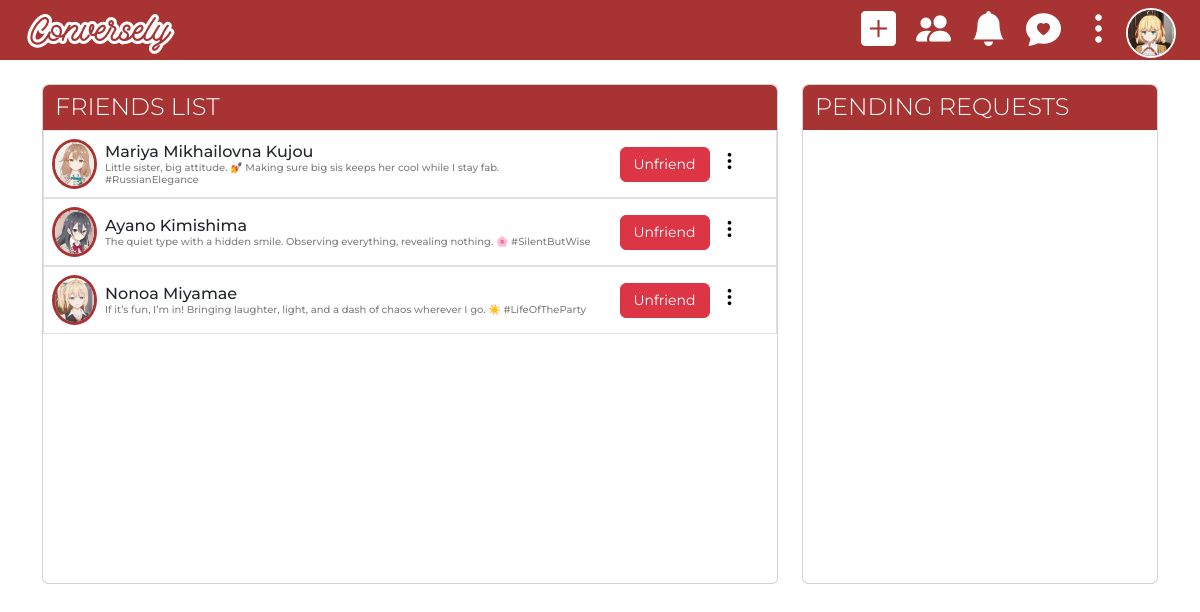
The page /friends.php on the database its author committed.
### tables this page shows
CREATE TABLE `userinfo` (
  `userInfoID` int(11) NOT NULL,
  `username` varchar(50) NOT NULL,
  `firstName` varchar(50) NOT NULL,
  `lastName` varchar(50) NOT NULL,
  `profilePicture` varchar(100) NOT NULL,
  `bio` varchar(100) NOT NULL,
  `userID` int(11) NOT NULL,
  `addressID` int(11) NOT NULL
);

### connect.php (called while the page is built, shortened)
<?php
  function executeQuery($query){
    $conn = $GLOBALS['conn'];
    return mysqli_query($conn, $query);
  }
?>

### friends.php (the view, shortened to what this page needs)
<?php
include('navbar.php');
$listAllFriends = "SELECT * FROM userInfo LEFT JOIN friends ON (friends.requesterID = userInfo.userInfoID OR friends.requesteeID = userInfo.userInfoID) WHERE (status = 'accepted' AND (requesterID = {$_SESSION['requesterID']} OR requesteeID = {$_SESSION['requesterID']}))AND NOT userInfo.userInfoID = {$_SESSION['requesterID']} GROUP BY userInfoID;";
$showFriendsList = executeQuery($listAllFriends);
?>
<!doctype html>
<html lang="en">
<head>
    <link href="https://cdn.jsdelivr.net/npm/bootstrap@5.3.3/dist/css/bootstrap.min.css" rel="stylesheet"
>
    <link href="assets/css/friends.css" rel="stylesheet">
</head>
<body>
    <div class="container">
        <div class="row my-4">
            <div class="friend-list col-12 col-lg-8 mb-5">
                <div class="card">
                    <div class="container p-0">
                        <div class="header row w-100 m-0">
                            <h2 class="text-white">FRIENDS LIST</h2>
                        </div>
                        <div class="list row m-0 w-100">
                            <div class="container-fluid">
                                <?php
                                if (mysqli_num_rows($showFriendsList) > 0) {
                                    while ($userInfo = mysqli_fetch_assoc($showFriendsList)) {
                                        ?>
                                        <div class="row border d-flex align-items-center">
                                            <div class="picture col-3 col-sm-2 col-md-2 col-xl-1 p-0 ">
                                                <div class="profile-picture m-2">
                                                    <img src="assets/userProfilePictures/<?php echo $userInfo['profilePicture'] ?>"
                                                        alt="<?php echo $userInfo['firstName'] . ' ' . $userInfo['lastName'] ?>'s Profile Picture"
                                                        class="p-0">
                                                </div>
                                            </div>
                                            <div class="col-5 col-sm-7 col-md-6 col-xl-8 p-0">
                                                <div class="flex-column">
                                                    <div class="d-flex align-items-center">
                                                        <h3 class="full-name m-0 me-2">
                                                            <?php echo $userInfo['firstName'] . ' ' . $userInfo['lastName']; ?>
                                                        </h3>
                                                    </div>
                                                    <h6 class="bio m-0"><?php echo $userInfo['bio']; ?></h6>
                                                </div>
                                            </div>
                                            <div class="col-4 col-sm-3 col-md-4 col-xl-3 p-0 d-flex justify-content-center">
                                                <button type="button" class="btn btn-danger btn-unfriend" data-bs-toggle="modal"
                                                    data-bs-target="#staticBackdrop<?php echo $userInfo['userInfoID'] ?>">
                                                    Unfriend
                                                </button>
                                                <div class="dropend">
                                                    <i class="bi bi-three-dots-vertical text-black fs-5 py-auto"
                                                        data-bs-toggle="dropdown" aria-expanded="false"></i>
                                                </div>
                                            </div>
                                        </div>
                                    <?php
                                    }
                                }
                                ?>
                            </div>
                        </div>
                    </div>
                </div>
            </div>
            <div class="pending-requests col-12 col-lg-4 mb-5">
                <div class="card">
                    <div class="container p-0">
                        <div class="header row w-100 m-0">
                            <h2 class="text-white">PENDING REQUESTS</h2>
                        </div>
                    </div>
                </div>
            </div>
        </div>
    </div>
</body>
</html>

### navbar.php (shortened to what this page needs)
<?php
include('connect.php');
$profilePicQuery = "SELECT profilePicture FROM userinfo WHERE userInfoID = {$_SESSION['requesterID']}";
$data = executeQuery($profilePicQuery);
?>
<!doctype html>
<html lang="en">
<head>
    <link href="https://cdn.jsdelivr.net/npm/bootstrap@5.3.3/dist/css/bootstrap.min.css" rel="stylesheet"
>
    <link rel="stylesheet" href="https://cdn.jsdelivr.net/npm/bootstrap-icons@1.10.5/font/bootstrap-icons.css">
    <link href="assets/css/navbar.css" rel="stylesheet">
</head>
<body>
    <nav class="navbar p-0">
        <div class="container-fluid">
            <div class="row w-100">
                <div class="col-12 col-sm-4 col-md-6 text-start p-0 branding">
                    <a class="navbar-brand" href="index.php"><img src="assets/img/conversly.png" class="logo"
                            alt="Conversly Logo"></a>
                </div>
                <div class="col-12 col-sm-8 col-md-6 text-end menu p-0">
                    <a href="#"><i class="bi bi-plus-square-fill" data-bs-toggle="popover" data-bs-placement="bottom"
                            data-bs-content="Add new content"></i></a>
                    <a href="friends.php"><i class="bi bi-people-fill" data-bs-toggle="popover"
                            data-bs-placement="bottom" data-bs-content="View friends"></i></a>
                    <a href="#"><i class="bi bi-bell-fill" data-bs-toggle="popover" data-bs-placement="bottom"
                            data-bs-content="View notifications"></i></a>
                    <a href="#"><i class="bi bi-chat-heart-fill" data-bs-toggle="popover" data-bs-placement="bottom"
                            data-bs-content="Messages"></i></a>
                    <a href="#"><i class="bi bi-three-dots-vertical" data-bs-toggle="popover" data-bs-placement="bottom"
                            data-bs-content="More options"></i></a>
                    <?php if (mysqli_num_rows($data) > 0) {
                        while ($userInfo = mysqli_fetch_assoc($data)) {
                            ?>
                            <a href="#"><img src="assets/userProfilePictures/<?php echo $userInfo['profilePicture'] ?> "
                                    class="profilePic"></a>
                            <?php
                        }
                    }
                    ?>
                </div>
            </div>
        </div>
    </nav>
</body>
</html>

### assets/css/navbar.css (style rules this page uses)
.navbar { background-color: #a73333; margin: 0px; }
.logo { margin-left: 20px; }
i { font-size: 35px; color: white; margin-inline: 10px; cursor: pointer; }
.profilePic { width: 50px; max-height: 50px; object-fit: cover; border-radius: 50%; border: 2px solid white; margin-top: 5px; }
.menu { display: flex; justify-content: end; align-items: center; }

### assets/css/friends.css (style rules this page uses)
body { font-family: 'Montserrat', sans-serif; }
.card { height: 500px; }
.header { background-color: #a73333; border-radius: 0.375rem 0.375rem 0 0; height: 45px; display: flex; align-items: center; }
.header h2 { font-weight: 300; font-size: 30px; margin-bottom: 0px; }
.profile-picture { padding: 0px; width: 50px; height: 50px; border-radius: 50%; border: 3px solid #a73333; overflow-x: hidden; }
.profile-picture img { width: 100%; height: 100%; object-fit: cover; }
.full-name { font-size: 16px; }
.btn-unfriend { width: 90px; font-size: 14px; }
.bio, .username { font-size: 10px; color: gray; }
@media (max-width: 1200px) { .friend-list .picture, .pending-requests .picture { display: flex; justify-content: center; } }
@media (max-width: 1200px) { .header h2 { font-size: 24px; } }

### rows shown on the page
userinfo: profilePicture (picture)
userinfo: profilePicture (picture), firstName "Mariya Mikhailovna", lastName "Kujou", bio "Little sister, big attitude. 💅 Making sure big sis keeps her cool while I stay fab. #RussianElegance"
userinfo: profilePicture (picture), firstName "Ayano", lastName "Kimishima", bio "The quiet type with a hidden smile. Observing everything, revealing nothing. 🌸 #SilentButWise"
userinfo: profilePicture (picture), firstName "Nonoa", lastName "Miyamae", bio "If it’s fun, I’m in! Bringing laughter, light, and a dash of chaos wherever I go. ☀️ #LifeOfTheParty"
